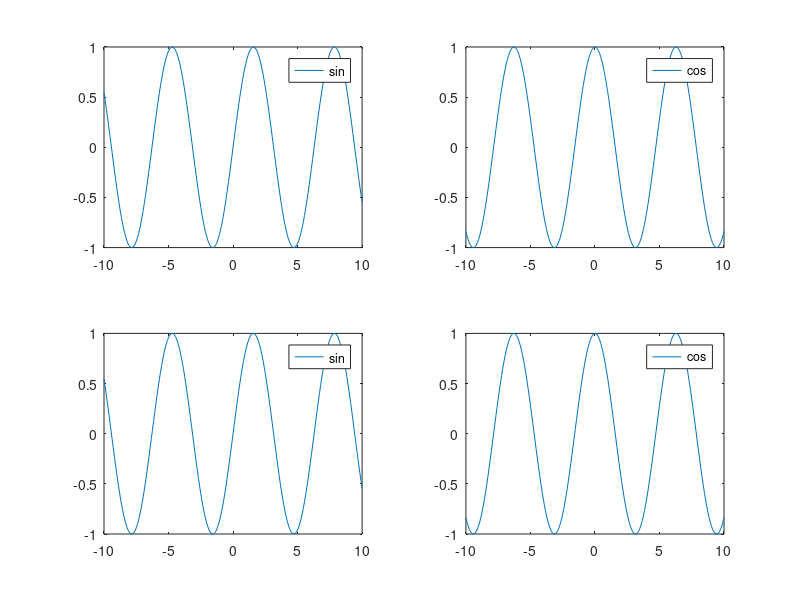

Source code (MATLAB):
function task5()
  subplot (2, 2, 1)
  fplot (@sin, [-10, 10]);
  subplot (2, 2, 2)
  fplot (@cos, [-10, 10]);
  
  subplot (2, 2, 3)
  fplot (@sin, [-10, 10]);
  subplot (2, 2, 4)
  fplot (@cos, [-10, 10]);
end